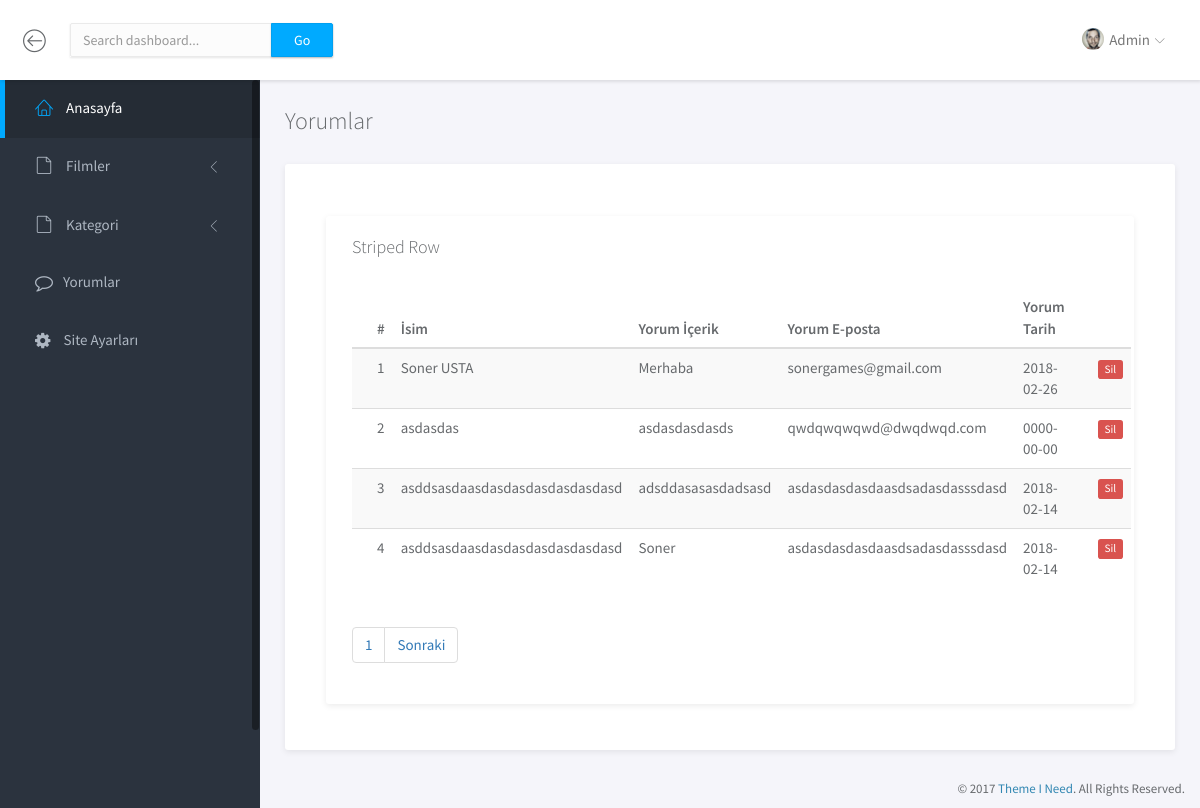
/admin/yorumlar.php (signed in), run on the app's committed database.
### tables this page shows
CREATE TABLE `yorum` (
  `yorum_id` int(11) NOT NULL,
  `yorum_icerik` varchar(1000) NOT NULL,
  `yorum_tarih` date NOT NULL,
  `yorum_isim` varchar(200) NOT NULL,
  `yorum_eposta` varchar(200) NOT NULL,
  `film_id` int(11) NOT NULL
);

### admin/yorumlar.php (the view, shortened to what this page needs)
<?php
	include 'header.php';
	$Sayfa   = @intval($_GET['sayfa']); if(!$Sayfa) $Sayfa = 1;
	$Limit	= 10;
	$Goster   = $Sayfa * $Limit - $Limit;
	$yazisor=$db->prepare("SELECT * FROM yorum order by yorum_id DESC LIMIT $Goster,$Limit");
	$yazisor->execute();
	$satir_sayisi = $db->query("SELECT * FROM yorum WHERE 1")->rowCount();
 ?>
		<div class="main">
			<div class="main-content">
				<div class="container-fluid">
					<h3 class="page-title">Yorumlar</h3>
					<div class="row">
						<div class="col-md-12">
							<div class="panel">
								<div class="panel-heading">
								</div>
								<div class="panel-body">
									<div class="col-md-12">
							<div class="panel">
								<div class="panel-heading">
									<h3 class="panel-title">Striped Row</h3>
								</div>
								<div class="panel-body">
									<table class="table table-striped">
										<thead>
											<tr>
												<th>#</th>
												<th>İsim</th>
												<th>Yorum İçerik</th>
												<th>Yorum E-posta</th>
												<th>Yorum Tarih</th>
												<th></th>
											</tr>
										</thead>
										<tbody>
											<?php
			                $say=0;
			                while($yazicek=$yazisor->fetch(PDO::FETCH_ASSOC)) { $say++?>
											<tr>
												<td><?php echo $say ?></td>
												<td><?php echo $yazicek['yorum_isim'] ?></td>
												<td><?php echo $yazicek['yorum_icerik'] ?></td>
												<td><?php echo $yazicek['yorum_eposta'] ?></td>
												<td><?php echo $yazicek['yorum_tarih'] ?></td>
												<td><a href="islem/islem.php?yorum_id=<?php echo $yazicek['yorum_id']; ?>&yorumsil=ok"><span class="label label-danger">Sil</span></a></td>
											</tr>
											 <?php } ?>
										</tbody>
									</table>
									<?php
							      $a = ceil($satir_sayisi/10);
							        echo '<ul class="pagination justify-content-center">';
							        ?>
							      <?php
							        for($b = 1 ; $b <= $a ; $b++){
							          echo '<li class="page-item"><a class="page-link" href="filmler.php?sayfa='. $b . ' ">'. $b . '</a></li>';
							        }
							        ?>
							        <li class="page-item"><a class="page-link" href="filmler.php?sayfa=<?=$Sayfa + 1?>">Sonraki</a></li>
							        <?php
							        echo '</ul>';
							       ?>
								</div>
							</div>
						</div>
						</div>
					</div>
				</div>
			</div>
		</div>
		<footer>
			<div class="container-fluid">
				<p class="copyright">&copy; 2017 <a href="https://www.themeineed.com" target="_blank">Theme I Need</a>. All Rights Reserved.</p>
			</div>
		</footer>
	</div>
</body>
</html>

### admin/assets/css/main.css (style rules this page uses)
html { position: relative; min-height: 100%; }
body { background-color: #F3F5F8; font-family: "Source Sans Pro", sans-serif; font-size: 15px; color: #676a6d; }
a { color: #3287B2; }
th { font-weight: 600; }
.page-title { margin-top: 0; margin-bottom: 30px; font-weight: 300; }
footer { position: absolute; bottom: 0; right: 0; padding-top: 15px; padding-bottom: 10px; }
.copyright { margin-bottom: 0; text-align: right; font-size: 13px; }
#wrapper .main { -webkit-transition: all 0.3s ease-in-out; -moz-transition: all 0.3s ease-in-out; -ms-transition: all 0.3s ease-in-out; -o-transition: all 0.3s ease-in-out; transition: all 0.3s ease-in-out; width: calc(100% - 260px); left: 0; position: relative; float: right; background-color: #f5f5fa; }
#wrapper #sidebar-nav, #wrapper .main { padding-top: 80px; }
.main-content { padding: 28px 10px; }
.panel { -webkit-border-radius: 3px; -moz-border-radius: 3px; border-radius: 3px; -moz-box-shadow: 0 2px 6px rgba(0, 0, 0, 0.08); -webkit-box-shadow: 0 2px 6px rgba(0, 0, 0, 0.08); box-shadow: 0 2px 6px rgba(0, 0, 0, 0.08); background-color: #fff; margin-bottom: 30px; }
.panel .panel-heading, .panel .panel-body, .panel .panel-footer { padding-left: 25px; padding-right: 25px; }
.panel .panel-heading { padding-top: 20px; padding-bottom: 20px; position: relative; }
.panel .panel-heading .panel-title { margin: 0; font-size: 18px; font-weight: 300; }
.panel .panel-body { padding-top: 10px; padding-bottom: 15px; }
.panel .table > thead > tr > td:first-child, .panel .table > thead > tr > th:first-child, .panel .table > tbody > tr > td:first-child, .panel .table > tbody > tr > th:first-child, .panel .table > tfoot > tr > td:first-child, .panel .table > tfoot > tr > th:first-child { padding-left: 25px; }
.panel .table > thead > tr > td:last-child, .panel .table > thead > tr > th:last-child, .panel .table > tbody > tr > td:last-child, .panel .table > tbody > tr > th:last-child, .panel .table > tfoot > tr > td:last-child, .panel .table > tfoot > tr > th:last-child { padding-left: 25px; }
.label { font-weight: normal; }

### data on the page
yorum: yorum_isim "Soner USTA", yorum_icerik "Merhaba", yorum_eposta "sonergames@gmail.com", yorum_tarih "2018-02-26"
yorum: yorum_isim "asdasdas", yorum_icerik "asdasdasdasds", yorum_eposta "qwdqwqwqwd@dwqdwqd.com", yorum_tarih "0000-00-00"
yorum: yorum_isim "asddsasdaasdasdasdasdasdasdasd", yorum_icerik "adsddasasasdadsasd", yorum_eposta "asdasdasdasdaasdsadasdasssdasd", yorum_tarih "2018-02-14"
yorum: yorum_isim "asddsasdaasdasdasdasdasdasdasd", yorum_icerik "Soner", yorum_eposta "asdasdasdasdaasdsadasdasssdasd", yorum_tarih "2018-02-14"
